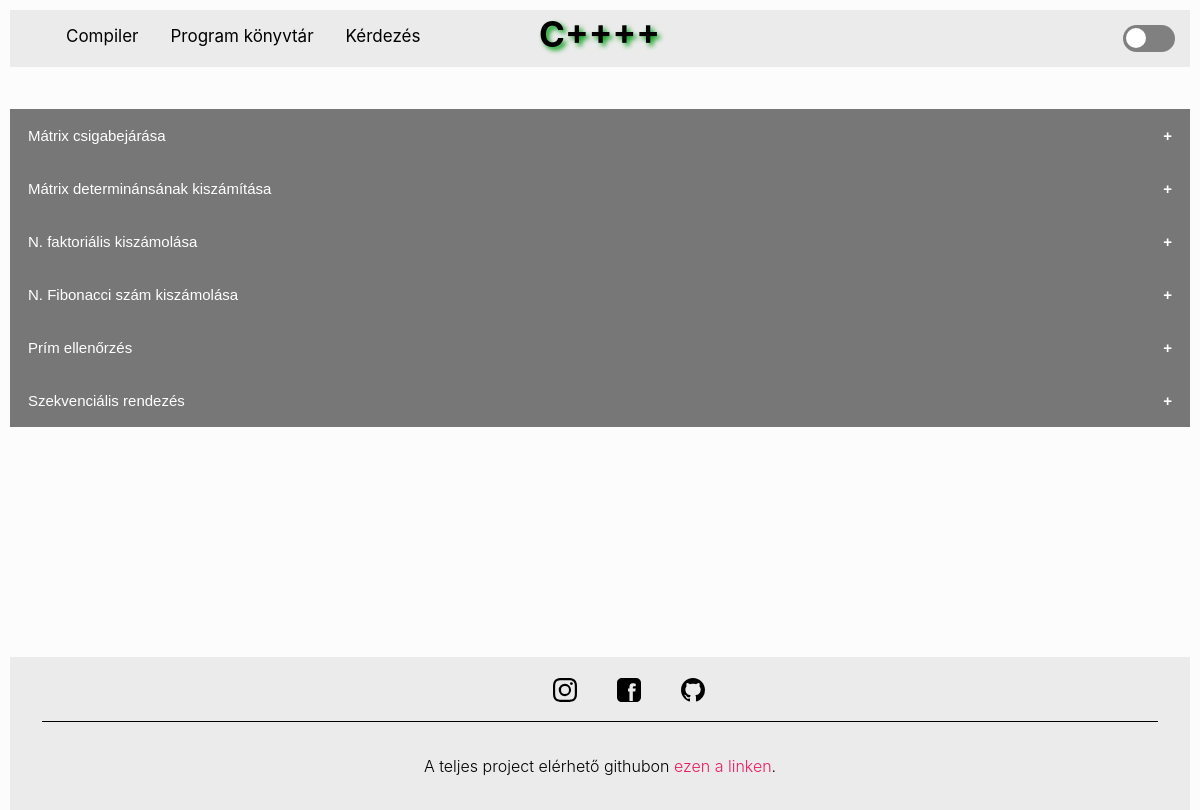
The page /library.php on the database its author committed.
### tables this page shows
CREATE TABLE `codes` (
  `id` int(11) NOT NULL,
  `name` varchar(255) NOT NULL,
  `code` text NOT NULL
);

### library.php (the view, shortened to what this page needs)
<?php
  include_once "config.php";
?>
<!DOCTYPE html>
<html>
<head>
  <link rel="stylesheet" href="css/style.css">
</head>
<body>
<header>
    <ul class="list">
        <li><a href="index.php">Compiler</a></li>
        <li><a href="library.php">Program könyvtár</a></li>
        <li><a href="ask.php">Kérdezés</a></li>
        <h1 class="text-center title">C++++</h1>
        <div class="toggle-container">
        <label class="toggle" for="switch"></label>
      </div>
    </ul>
</header>
    <div class="row cspace">
      <div class="col-sm-8"><br><br>
      <?php
            $query = "select * from codes where 1 order by name asc";
            $codes = mysqli_query($db, $query);
            $num_row = mysqli_num_rows($codes);
            if ( $num_row === 0){
                echo"
                <br>
                <div class=\" text-center\">
                    <h1 style=\"text-align: center;\">Nincsenek Programok feltöltve!</h1>
                </div>
                ";
            } else {
                foreach($codes as $code){
                    $name = $code["name"];
                    $prog = nl2br($code["code"]);
                    echo "
                    <button class=\"collapsible\">$name</button>
                    <div class=\"content\">
                    <p class=\"code\">$prog</p>
                    </div>
                    ";
                }
            }
        ?>
    </div>
  </div>
  <footer>
  <div class="container footerContainer">
    <div class="footer-nav flex flex-around flex-start flex-g-1">
      <div class="col flex flex-column flex-start flex-g-1">
        <div class="social-medias flex flex-g-1">
          <a href="https://www.instagram.com/nandor_degi/" class="social-media flex">
          </a>
          <a href="https://www.facebook.com/nandor.degi/" class="social-media flex">
          </a>
          <a href="https://github.com/Dedzsinator" class="social-media flex">
          </a>
        </div>
      </div>
    </div>
    <div class="copyright">A teljes project elérhető githubon <a href="https://github.com/Dedzsinator/C-">ezen a linken</a>. </div>
  </div>
</footer>
</body>
</html>

### css/style.css (style rules this page uses)
html { height: 100vh; font-family: "Roboto", sans-serif; --bg: #fcfcfc; --bg-panel: #ebebeb; --color-headings: #0077ff; --color-text: #333333; --title-color: #ffae00; --bg-border: #6c6c6c; --btn-danger: #ff0000; --danger-txt: #fcfcfc; --list-txt: black; --form-focus: rgb(231, 231, 231); --btn-danger-f: #ff5252; --social-hover: rgb(61, 61, 61); --hover: #d1d1d1; --success-c: #009e15; --success-h: #2b9b3a; }
body { margin: 10px; font-family: -apple-system, BlinkMacSystemFont, "Segoe UI", Roboto, "Helvetica Neue", Arial, "Noto Sans", sans-serif, "Apple Color Emoji", "Segoe UI Emoji", "Segoe UI Symbol", "Noto Color Emoji"; font-size: .88rem; font-weight: 400; line-height: 1.5; color: #495057; text-align: left; background-color: var(--bg); min-height: 100vh; display: flex; flex-direction: column; }
a { color: #E91E63; text-decoration: none !important; background-color: transparent }
.toggle { cursor: pointer; text-indent: -9999px; width: 52px; height: 27px; background: grey; float: right; border-radius: 100px; position: relative; margin: 15px; }
.toggle:after { content: ""; position: absolute; top: 3px; left: 3px; width: 20px; height: 20px; background: #fff; border-radius: 90px; transition: 0.3s; }
h1, span { color: var(--list-txt); }
.list li a { color: var(--list-txt); }
.toggle { cursor: pointer; text-indent: -9999px; width: 52px; height: 27px; background: grey; float: right; border-radius: 100px; position: relative; }
.list { display: block; margin:0; list-style-type: none; background-color: var(--bg-panel); overflow: hidden; }
.list a { float: left ; color: #f2f2f2; text-align: center; padding: 14px 16px; text-decoration: none; font-size: 17px; }
.title { color: var(--list-txt); position: absolute; text-align: center; right: 45%; top: -15px; font-size: 35px; text-shadow: 3px 3px 5px var(--success-c); }
.footerContainer { background-color: var(--bg-panel); right:0; position: relative; padding: 2rem; }
.copyright { padding: 2rem 0 0 0; font-size: 1rem; font-weight: 300; color: var(--list-txt); text-align: center; border-top: 1px solid var(--list-txt); }
.footer-nav { padding: 1rem 0 }
.footer-nav .col { max-width: 300px; }
.social-medias { position: absolute; left: 45%; top: 8%; }
.social-medias a { color: var(--color-2); width: 3rem; height: 3em; border: 2px solid var(--color-2); border-radius: 50%; }
.social-medias svg { vertical-align: middle; width: 1.5rem; height: 1.5rem; }
.flex { display: flex; align-items: center; justify-content: center; }
.flex-start { align-items: flex-start; }
.flex-around { justify-content: space-around; }
.flex-column { flex-direction: column; }
.flex-g-1 { gap: 1rem; }
.col { flex: 1; }
.bi { color: var(--list-txt); }
label { color: var(--list-txt); }
.collapsible { background-color: #777; color: white; cursor: pointer; padding: 18px; width: 100%; border: none; text-align: left; outline: none; font-size: 15px; }
.collapsible:after { content: '\002B'; color: white; font-weight: bold; float: right; margin-left: 5px; }
footer { margin-top: auto; }

### rows shown on the page
codes: name "Mátrix csigabejárása"
codes: name "Mátrix determinánsának kiszámítása"
codes: name "N. faktoriális kiszámolása"
codes: name "N. Fibonacci szám kiszámolása"
codes: name "Prím ellenőrzés"
codes: name "Szekvenciális rendezés"
